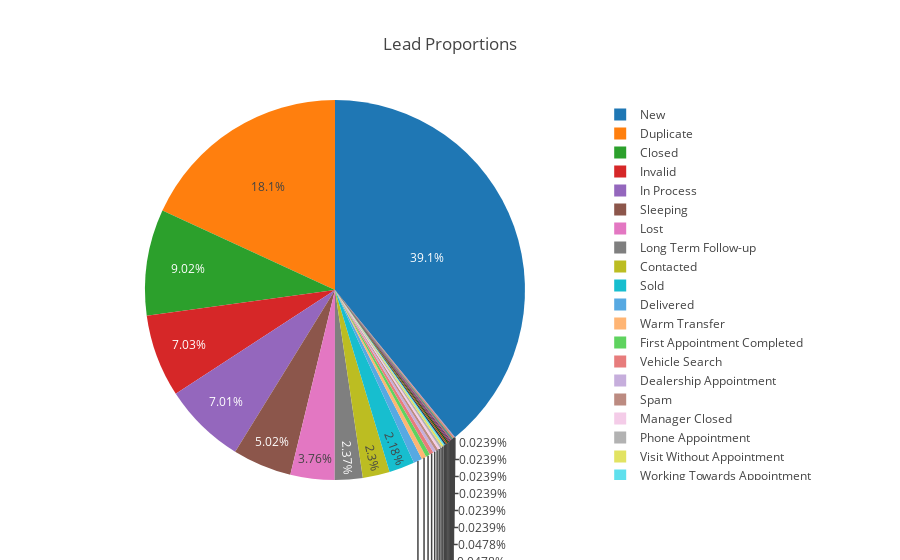

Notebook code cell kept with this figure:
### Code cell
trace1 = go.Pie(
    labels=pie_data.index,
    values=pie_data.values
)
layout = go.Layout(
    title=f"Lead Proportions"
)
fig = go.Figure([trace1], layout=layout)

py.iplot(fig)

### Figure 1 — Plotly figure (JSON) as saved in the notebook; plotly's stock layout.template omitted (floating-point values rounded to 4 significant figures)
{"data": [{"labels": ["New", "Duplicate", "Closed", "Invalid", "In Process", "Sleeping", "Lost", "Long Term Follow-up", "Contacted", "Sold", "Delivered", "Warm Transfer", "First Appointment Completed", "Vehicle Search", "Dealership Appointment", "Spam", "Manager Closed", "Phone Appointment", "Visit Without Appointment", "Working Towards Appointment", "Service Appointment Completed", "Missed Appointment", "First Phone Appointment Completed", "Needs Discovery", "Credit Challenged", "Lost Group", "Test Drive Completed", "Locate", "Sales Appointment Not Confirmed", "Service Appointment", "Sale Cancelled", "Follow-up", "Takeover by Director", "Resolved", "In Approval", "In Process (External)", "Appointment \"Be-Back\" Completed", "Other Dealership Visit Without Appointment"], "type": "pie", "uid": "709fe269-115b-4222-beeb-fefa3d2dd6fb", "values": [1635, 758, 377, 294, 293, 210, 157, 99, 96, 91, 31, 17, 15, 14, 11, 9, 8, 8, 7, 6, 5, 5, 5, 4, 4, 3, 2, 2, 2, 2, 2, 2, 1, 1, 1, 1, 1, 1]}], "layout": {"title": {"text": "Lead Proportions"}}}
